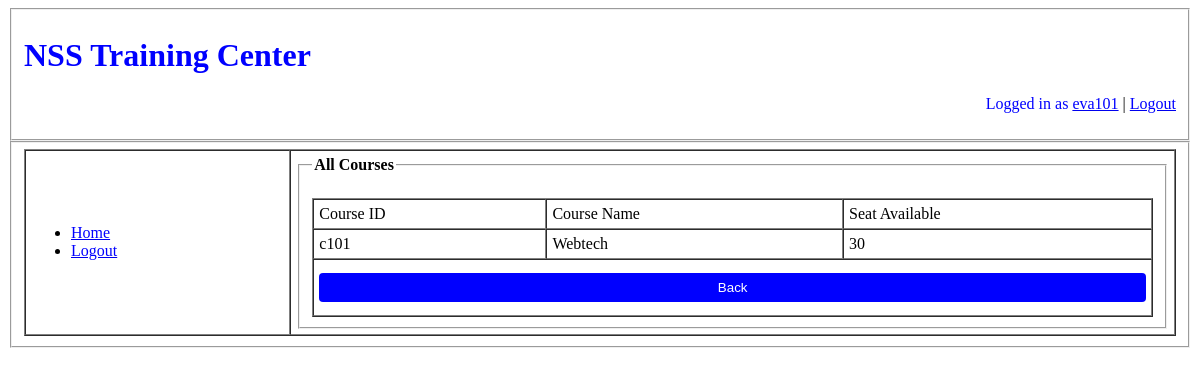
Page /views/allcourses.php (signed in) on the committed database.
### tables this page shows
CREATE TABLE `course` (
  `courseid` varchar(30) NOT NULL,
  `coursename` varchar(50) NOT NULL,
  `trainerid` varchar(30) NOT NULL,
  `courseday` varchar(15) NOT NULL,
  `coursetime` varchar(30) NOT NULL,
  `sitavailable` int(10) NOT NULL
);

### service/allCoursesService.php (called while the page is built, shortened)
<?php
    function allcourses()
	{
		$conn = dbConnection();
		$sql = "select * from course";
		$result = mysqli_query($conn, $sql);
		$allcourses = [];
		while($row = mysqli_fetch_assoc($result)){
			array_push($allcourses, $row);
		}
		return $allcourses;
	}
?>

### views/allCourses.php (the view, shortened to what this page needs)
<?php
	require_once('../service/allcoursesService.php');
?>
<!DOCTYPE html>
<html>
<head>
	<link rel="stylesheet" type="text/css" href="../assets/css/studentStyle.css">
</head>
<body>
	<fieldset>
		<p><h1><font color='green'>NSS Training Center</font></h1></p>
		<?php
			if(!empty($_SESSION))
			{
				echo "<p align='right'><font color='black'>Logged in as </font><a href='viewProfileStudent.php'><font >".$_SESSION['userid']."</font></a> | <a href='../php/logout.php'><font >Logout</font></a></p>";
			}
			else
				echo "<p align='right'><font color='black'>Logged in as </font><a href='viewProfileStudent.php'><font >".$_COOKIE['userid']."</font></a> | <a href='../php/logout.php'><font >Logout</font></a></p>";
		?>
	</fieldset>
	<fieldset>
		<table cellspacing="0" cellpadding="5" border="1" width="100%">
			<tr>
				<td colspan="10">
					<ul>
						<?php
							if(!empty($_SESSION))
							{
								echo "<li><a href='studentHome.php'><font color='red'>Home</font></a></li>";
								echo "<li><a href='../php/logout.php'><font color='red'>Logout</font></a></li>";
							}
							else
							{
								echo "<li><a href='studentHome.php'><font color='red'>Home</font></a></li>";
								echo "<li><a href='../php/logout.php'><font color='red'>Logout</font></a></li>";
							}
						?>
					</ul>
				</td>
				<td rowspan="6">
					<fieldset>
					    <legend><b>All Courses</b></legend>
						<br/>
						<table cellspacing="0" cellpadding="5" border="1" width="100%">
	                        <tr>
	                       		<td>Course ID</td>
								<td>Course Name</td>
								<td>Seat Available</td>
							</tr>
							<?php
			             	    $allcourses = allcourses();
								for ($i=0; $i != count($allcourses); $i++) {  ?>
							<tr>
								<td><?=$allcourses[$i]['courseid']?></td>
								<td><?=$allcourses[$i]['coursename']?></td>
								<td><?=$allcourses[$i]['sitavailable']?></td>
							</tr>
							<?php } ?>
							<tr>
								<td colspan="3">
									<a href="studentHome.php">
										<button type="button">
											Back
										</button>
									</a>
								</td>
							</tr>
	                    </table>
	                </fieldset>
				</td>
			</tr>
		</table>
	</fieldset>
</body>
</html>

### assets/css/studentStyle.css (style rules this page uses)
font { color:blue; }
table { text-align: left; }
button { width: 100%; background-color: blue; color: white; padding: 7px 7px; margin: 8px 0; border: none; border-radius: 4px; cursor: pointer; }

### rows in the picture
course: courseid "c101", coursename "Webtech", sitavailable "30"

### other values in the picture
$_SESSION['userid'] "eva101"
